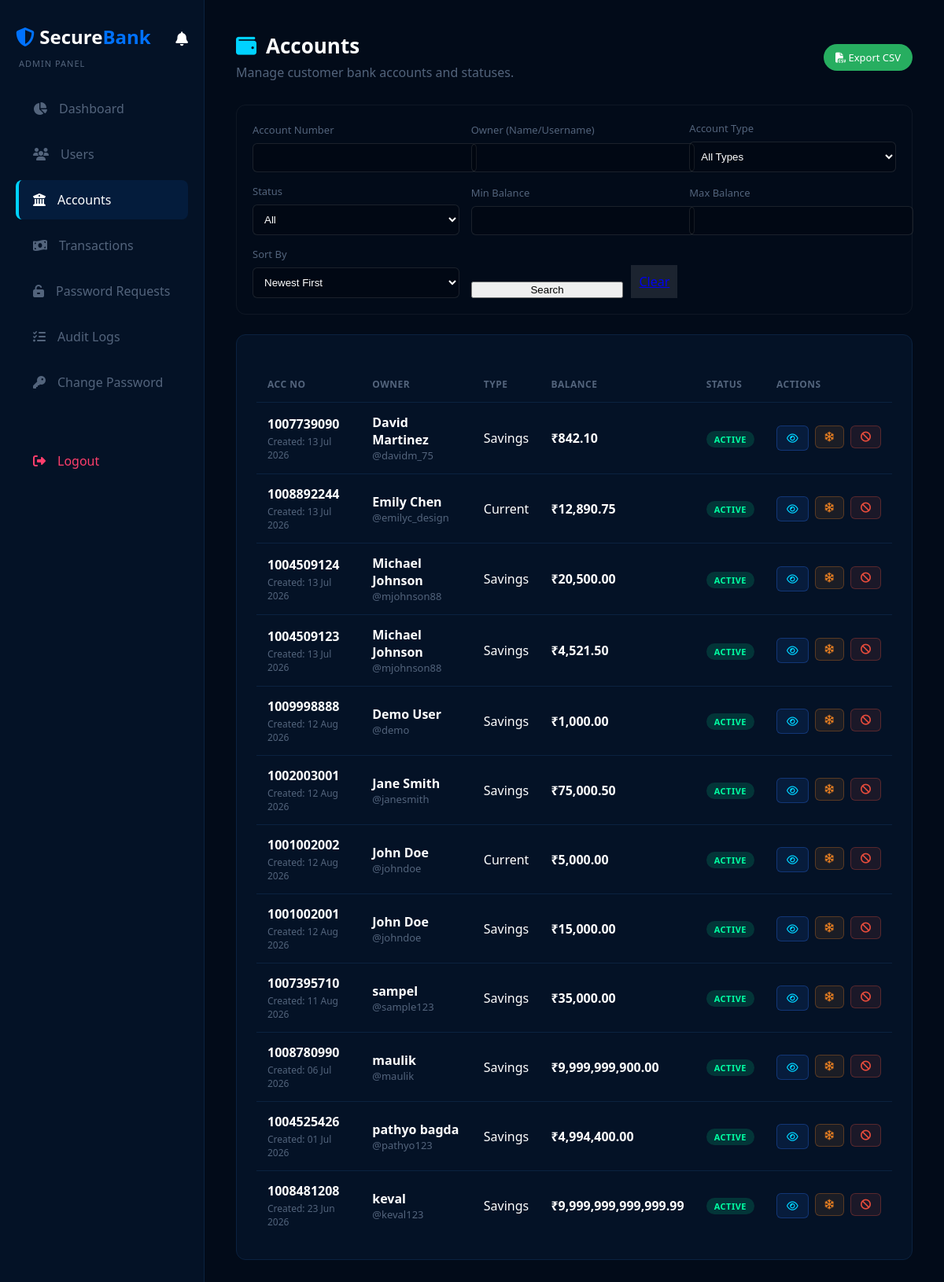
The page /admin/accounts.php (signed in) on the database its author committed.
### tables this page shows
CREATE TABLE `accounts` (
  `account_id` int(11) NOT NULL,
  `user_id` int(11) NOT NULL,
  `account_number` varchar(20) NOT NULL,
  `balance` decimal(15,2) NOT NULL DEFAULT 0.00,
  `pin` varchar(255) NOT NULL,
  `status` enum('active','frozen','closed') DEFAULT 'active',
  `account_type` enum('savings','checking','current') DEFAULT 'savings',
  `created_at` timestamp NOT NULL DEFAULT current_timestamp(),
  `updated_at` timestamp NOT NULL DEFAULT current_timestamp() ON UPDATE current_timestamp()
);

CREATE TABLE `users` (
  `user_id` int(11) NOT NULL,
  `full_name` varchar(100) NOT NULL,
  `email` varchar(150) NOT NULL,
  `phone` varchar(15) NOT NULL,
  `address` text DEFAULT NULL,
  `dob` date DEFAULT NULL,
  `profile_photo` varchar(255) DEFAULT 'default.png',
  `username` varchar(50) NOT NULL,
  `password` varchar(255) NOT NULL,
  `status` enum('active','blocked') DEFAULT 'active',
  `last_login` timestamp NULL DEFAULT NULL,
  `created_at` timestamp NOT NULL DEFAULT current_timestamp(),
  `updated_at` timestamp NOT NULL DEFAULT current_timestamp() ON UPDATE current_timestamp()
);

### includes/functions.php (called while the page is built, shortened)
<?php
function formatCurrency($amount) { return '₹' . number_format($amount, 2); }

### admin/accounts.php (the view, shortened to what this page needs)
<?php
require 'auth.php';
$limit = 20;
$page = isset($_GET['page']) && is_numeric($_GET['page']) ? (int)$_GET['page'] : 1;
$offset = ($page - 1) * $limit;
$f_acc_no = trim($_GET['account_number'] ?? '');
$f_owner = trim($_GET['owner'] ?? '');
$f_min = trim($_GET['min_balance'] ?? '');
$f_max = trim($_GET['max_balance'] ?? '');
$f_sort = trim($_GET['sort'] ?? 'newest');
$where = ["1=1"];
$params = [];
$types = "";
$order_by = "a.account_id DESC";
$where_clause = implode(" AND ", $where);
$base_sql = "
    FROM accounts a
    JOIN users u ON a.user_id = u.user_id
    WHERE $where_clause
";
$sql = "SELECT a.*, u.full_name, u.username " . $base_sql . " ORDER BY " . $order_by . " LIMIT ? OFFSET ?";
$stmt = mysqli_prepare($conn, $sql);
$types_fetch = $types . "ii";
$params_fetch = $params;
$params_fetch[] = $limit;
$params_fetch[] = $offset;
if ($types_fetch) mysqli_stmt_bind_param($stmt, $types_fetch, ...$params_fetch);
mysqli_stmt_execute($stmt);
$r = mysqli_stmt_get_result($stmt);
$exportUrl = '?' . http_build_query(array_merge($_GET, ['export' => 'csv']));
?>
<!DOCTYPE html>
<html lang="en">
<head>
    <link rel="stylesheet" href="../assets/css/premium-theme.css">
    <link rel="stylesheet" href="../assets/css/app-theme.css">
    <link rel="stylesheet" href="https://cdnjs.cloudflare.com/ajax/libs/font-awesome/6.4.0/css/all.min.css">
</head>
<body>
<div class="dashboard-container">
    <?php include __DIR__ . '/partials/sidebar.php'; ?>
    <main class="main-content">
        <header class="page-header" style="display: flex; justify-content: space-between; align-items: center;">
            <div>
                <h1><i class="fa-solid fa-wallet" style="color: var(--accent-blue);"></i> Accounts</h1>
                <p>Manage customer bank accounts and statuses.</p>
            </div>
            <div>
                <a href="<?= $exportUrl ?>" class="btn" style="background: #27ae60; color: white; padding: 8px 15px; text-decoration: none; border-radius: 20px; font-size: 13px;">
                    <i class="fa-solid fa-file-csv"></i> Export CSV
                </a>
            </div>
        </header>
        <div class="filter-card">
            <form method="GET" class="filter-form">
                <div>
                    <label>Account Number</label>
                    <input type="text" name="account_number" value="<?= htmlspecialchars($f_acc_no) ?>">
                </div>
                <div>
                    <label>Owner (Name/Username)</label>
                    <input type="text" name="owner" value="<?= htmlspecialchars($f_owner) ?>">
                </div>
                <div>
                    <label>Account Type</label>
                    <select name="account_type">
                        <option value="">All Types</option>
                    </select>
                </div>
                <div>
                    <label>Status</label>
                    <select name="status">
                        <option value="">All</option>
                    </select>
                </div>
                <div>
                    <label>Min Balance</label>
                    <input type="number" step="0.01" name="min_balance" value="<?= htmlspecialchars($f_min) ?>">
                </div>
                <div>
                    <label>Max Balance</label>
                    <input type="number" step="0.01" name="max_balance" value="<?= htmlspecialchars($f_max) ?>">
                </div>
                <div>
                    <label>Sort By</label>
                    <select name="sort">
                        <option value="newest" <?= $f_sort==='newest'?'selected':'' ?>>Newest First</option>
                    </select>
                </div>
                <div style="display:flex; gap:10px; align-items:flex-end;">
                    <button type="submit" class="btn" style="flex:1;">Search</button>
                    <a href="accounts.php" class="btn" style="background: rgba(255,255,255,0.1); padding: 10px;">Clear</a>
                </div>
            </form>
        </div>
        <div class="table-container">
            <table>
                <thead>
                    <tr>
                        <th>Acc No</th>
                        <th>Owner</th>
                        <th>Type</th>
                        <th>Balance</th>
                        <th>Status</th>
                        <th>Actions</th>
                    </tr>
                </thead>
                <tbody>
                <?php $count = 0; while ($a = mysqli_fetch_assoc($r)): $count++; ?>
                    <tr>
                        <td>
                            <div style="font-weight:bold;"><?= $a['account_number'] ?></div>
                            <div style="color:var(--text-muted); font-size:12px; margin-top:3px;">Created: <?= date('d M Y', strtotime($a['created_at'])) ?></div>
                        </td>
                        <td>
                            <div style="font-weight:600;"><?= htmlspecialchars($a['full_name']) ?></div>
                            <div style="color:var(--text-muted); font-size:13px;">@<?= htmlspecialchars($a['username']) ?></div>
                        </td>
                        <td><?= ucfirst($a['account_type']) ?></td>
                        <td style="font-weight:bold;"><?= formatCurrency($a['balance']) ?></td>
                        <td><span class="badge-status badge-<?= $a['status'] ?>"><?= ucfirst($a['status']) ?></span></td>
                        <td>
                            <div style="display: flex; gap: 8px;">
                                <a href="account_details.php?id=<?= $a['account_id'] ?>" class="btn-action" title="View"><i class="fa-regular fa-eye"></i></a>
                                <?php if($a['status'] === 'active'): ?>
                                    <form method="POST" style="margin:0;" onsubmit="return confirm('Freeze this account?');">
                                        <button type="submit" class="btn-action" style="color:#e67e22; border-color:rgba(230,126,34,0.3); background:rgba(230,126,34,0.1);" title="Freeze"><i class="fa-regular fa-snowflake"></i></button>
                                    </form>
                                <?php endif; ?>
                                <?php if($a['status'] !== 'closed'): ?>
                                    <form method="POST" style="margin:0;" onsubmit="return confirm('WARNING: Close this account? This cannot be undone.');">
                                        <button type="submit" class="btn-action" style="color:#e74c3c; border-color:rgba(231,76,60,0.3); background:rgba(231,76,60,0.1);" title="Close Account"><i class="fa-solid fa-ban"></i></button>
                                    </form>
                                <?php endif; ?>
                            </div>
                        </td>
                    </tr>
                <?php endwhile; ?>
                </tbody>
            </table>
        </div>
    </main>
</div>
</body>
</html>

### assets/css/premium-theme.css (style rules this page uses)
:root { --bg-dark: #020b19; --bg-card: #041226; --primary-glow: #0072ff; --accent-blue: #00d2ff; --text-main: #ffffff; --text-muted: #53647c; --border-color: #0b2240; }
body { background-color: var(--bg-dark); color: var(--text-main); font-family: 'Segoe UI', Roboto, sans-serif; margin: 0; padding: 0; }

### assets/css/app-theme.css (style rules this page uses)
.dashboard-container { display: grid; grid-template-columns: 260px 1fr; min-height: 100vh; }
.main-content { padding: 40px; overflow-y: auto; }
.page-header { display: flex; align-items: center; justify-content: space-between; flex-wrap: wrap; gap: 15px; margin-bottom: 30px; }
.page-header h1 { margin: 0; font-size: 26px; display: flex; align-items: center; gap: 12px; }
.page-header p { color: var(--text-muted); margin: 5px 0 0 0; }
.badge-status { display: inline-block; padding: 3px 10px; border-radius: 20px; font-size: 11px; font-weight: 600; text-transform: uppercase; letter-spacing: .5px; }
.badge-active { background: rgba(0,255,163,0.15); color: #00ffa3; }
.table-container { background: var(--bg-card); border: 1px solid var(--border-color); border-radius: 12px; padding: 25px; min-width: 0; overflow-x: auto; }
table { width: 100%; border-collapse: collapse; margin-top: 15px; min-width: 500px; }
th, td { text-align: left; padding: 14px; border-bottom: 1px solid var(--border-color); }
th { color: var(--text-muted); font-weight: 600; font-size: 12px; text-transform: uppercase; letter-spacing: .5px; }
tr:last-child td { border-bottom: none; }
.stat-card, .table-container, .profile-card, .flow-card, .form-card, .balance-pill, .alert-flash, .quick-action { transition: transform 0.8s cubic-bezier(0.34, 1.56, 0.64, 1), box-shadow 0.8s ease, border-color 0.8s ease !important; }
body { transition: background-color 1s ease; }

### admin/accounts.php (style rules this page uses)
.filter-card { background: var(--surface-light); padding: 20px; border-radius: 12px; margin-bottom: 25px; border: 1px solid rgba(255,255,255,0.05); }
.filter-form { display: grid; grid-template-columns: repeat(auto-fill, minmax(200px, 1fr)); gap: 15px; align-items: flex-end; }
.filter-form label { display: block; margin-bottom: 8px; color: var(--text-muted); font-size: 13px; }
.filter-form input, .filter-form select { width: 100%; padding: 10px; border-radius: 6px; border: 1px solid rgba(255,255,255,0.1); background: rgba(0,0,0,0.2); color: white; }
.btn-action { padding: 6px 12px; border-radius: 6px; background: rgba(43,116,255,0.1); color: var(--accent-blue); text-decoration: none; font-size: 13px; font-weight: 600; border: 1px solid rgba(43,116,255,0.3); transition: all 0.2s; cursor:pointer; }

### rows shown on the page
accounts: account_number "1007739090", created_at "13 Jul 2026", user.full_name "David Martinez", user.username "davidm_75", account_type "Savings", balance "₹842.10", status "ACTIVE"
accounts: account_number "1008892244", created_at "13 Jul 2026", user.full_name "Emily Chen", user.username "emilyc_design", account_type "Current", balance "₹12,890.75", status "ACTIVE"
accounts: account_number "1004509124", created_at "13 Jul 2026", user.full_name "Michael Johnson", user.username "mjohnson88", account_type "Savings", balance "₹20,500.00", status "ACTIVE"
accounts: account_number "1004509123", created_at "13 Jul 2026", user.full_name "Michael Johnson", user.username "mjohnson88", account_type "Savings", balance "₹4,521.50", status "ACTIVE"
accounts: account_number "1009998888", created_at "12 Aug 2026", user.full_name "Demo User", user.username "demo", account_type "Savings", balance "₹1,000.00", status "ACTIVE"
accounts: account_number "1002003001", created_at "12 Aug 2026", user.full_name "Jane Smith", user.username "janesmith", account_type "Savings", balance "₹75,000.50", status "ACTIVE"
accounts: account_number "1001002002", created_at "12 Aug 2026", user.full_name "John Doe", user.username "johndoe", account_type "Current", balance "₹5,000.00", status "ACTIVE"
accounts: account_number "1001002001", created_at "12 Aug 2026", user.full_name "John Doe", user.username "johndoe", account_type "Savings", balance "₹15,000.00", status "ACTIVE"
accounts: account_number "1007395710", created_at "11 Aug 2026", user.full_name "sampel", user.username "sample123", account_type "Savings", balance "₹35,000.00", status "ACTIVE"
accounts: account_number "1008780990", created_at "06 Jul 2026", user.full_name "maulik", user.username "maulik", account_type "Savings", balance "₹9,999,999,900.00", status "ACTIVE"
accounts: account_number "1004525426", created_at "01 Jul 2026", user.full_name "pathyo bagda", user.username "pathyo123", account_type "Savings", balance "₹4,994,400.00", status "ACTIVE"
accounts: account_number "1008481208", created_at "23 Jun 2026", user.full_name "keval", user.username "keval123", account_type "Savings", balance "₹9,999,999,999,999.99", status "ACTIVE"

### other values the page prints
$item[2] "Dashboard"
$item[2] "Users"
$item[2] "Accounts"
$item[2] "Transactions"
$item[2] "Password Requests"
$item[2] "Audit Logs"
$item[2] "Change Password"
